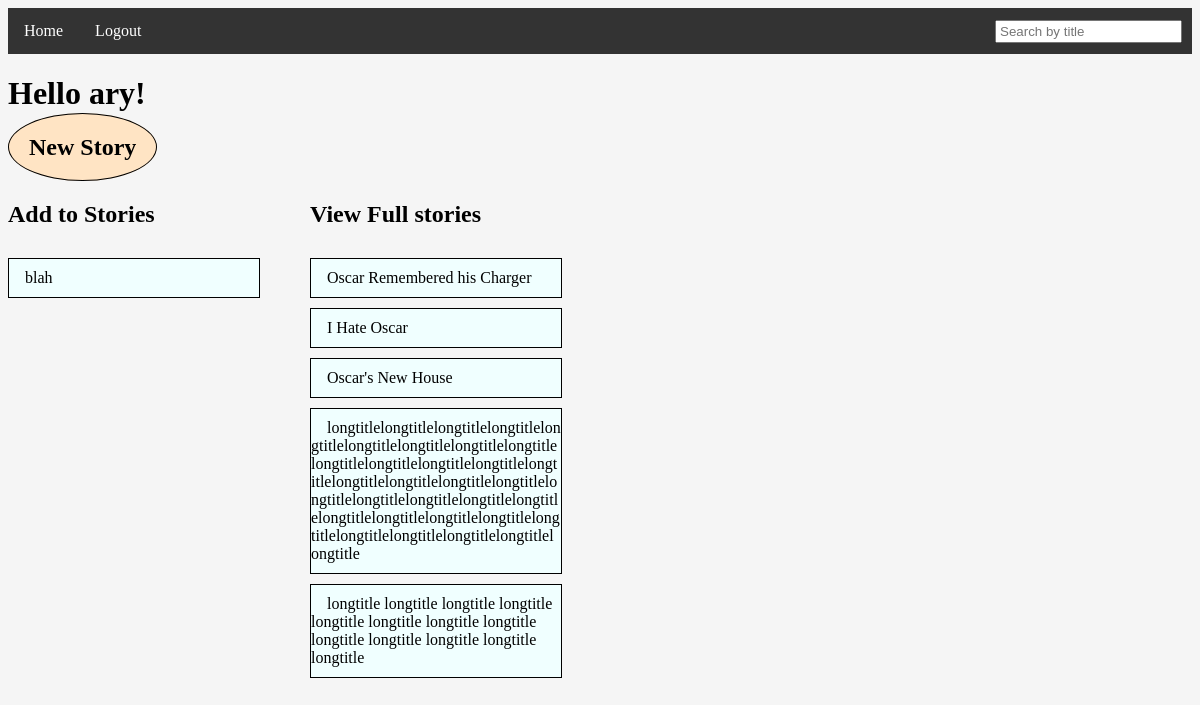
Screenshot of / (signed in) with the database file from the repository.
### tables this page shows
CREATE TABLE Users (ID INTEGER PRIMARY KEY AUTOINCREMENT, Username TEXT, Password TEXT);

CREATE TABLE Stories (ID INTEGER PRIMARY KEY AUTOINCREMENT, Title TEXT, FullStory TEXT, Latest_Update TEXT);

### __init__.py (the view)
@app.route('/', methods=['GET', 'POST'])
def landing():
    if logged_in():
        username = session['username']
        viewable_stories, editable_stories = db_builder.split_viewable_stories(username)
        filter=""
        if request.method == "POST":
            filter = request.form["search"]
            viewable_stories = [(id, title) for id, title in viewable_stories if filter.lower() in title.lower()]
            editable_stories = [(id, title) for id, title in editable_stories if filter.lower() in title.lower()]
        return render_template('index.html', username=username, viewable=viewable_stories, edtiable=editable_stories, search=filter)
    else:
        return render_template('intro.html')

### __init__.py (called while the page is built)
def logged_in():
    return session.get('username') is not None

### db_builder.py (called while the page is built)
def split_viewable_stories(username):
    db = sqlite3.connect(DB_FILE) #open if file exists, otherwise create
    c = db.cursor()               #facilitate db ops -- you will use cursor to trigger db events
    c.execute("SELECT ID FROM Stories")
    all_story_ids = set([entry[0] for entry in c.fetchall()])
    user_id = get_id(username)
    c.execute("SELECT StoryID FROM Contributions WHERE UserID=?", [user_id])
    contributed_story_id_set = set([entry[0] for entry in c.fetchall()])
    viewable_story_list = [(story_id, get_story_title_by_id(story_id)) for story_id in contributed_story_id_set]
    editable_story_list = [(story_id, get_story_title_by_id(story_id)) for story_id in all_story_ids.difference(contributed_story_id_set)]
    db.commit() #save changes
    db.close()  #close database
    return (viewable_story_list, editable_story_list)

def get_story_title_by_id(story_id):
    db = sqlite3.connect(DB_FILE)  # open if file exists, otherwise create
    c = db.cursor()
    c.execute("SELECT Title FROM Stories WHERE ID=?", [story_id])
    title = c.fetchone()[0]
    db.commit()
    db.close()
    return title

def get_id(username):
    db = sqlite3.connect(DB_FILE) #open if file exists, otherwise create
    c = db.cursor()               #facilitate db ops -- you will use cursor to trigger db events
    user_ID = None
    c.execute("SELECT ID FROM Users WHERE Username=?", [username])
    row = c.fetchone()
    if row is not None:
        user_ID = row[0]
    return user_ID

### templates/index.html (shortened to what this page needs)
<!DOCTYPE html>
<html lang="en" dir="ltr">
    <head>
        <link rel="stylesheet" href="{{ url_for('static', filename='styles/stylesheet.css') }}">
        <ul class="nav">
            <li class="nav"><a class="nav" href="/">Home</a></li>
            <li class="nav"><a class="nav" href="/logout">Logout</a></li>
            <li class="search">
                <form action="/" method="post">
                    <input class="search" type="text" name="search" placeholder="Search by title" value="{{ search }}">
                </form>
            </li>
        </ul>
    </head>
    <body>
        <h1>Hello {{username}}!</h1>
        <h2><a class="newstory" href="/new">New Story</a></h2>
        <div class="story" style="padding-right: 50px;">
            <h2>Add to Stories</h2>
            <ul class="story">
                {%for id, title in edtiable%}
                    <li class="story"><a class="story" href="/{{id}}/edit">{{title}}</a></li>
                {%endfor%}
            </ul>
        </div>
        <div class="story">
            <h2>View Full stories</h2>
            <ul class="story">
                {%for id, title in viewable%}
                    <li class="story"><a class="story" href="/{{id}}">{{title}}</a></li>
                {%endfor%}
            </ul>
        </div>
    </body>
</html>

### static/styles/stylesheet.css (style rules this page uses)
body { background-color: #f5f5f5; }
ul.nav { list-style-type: none; margin: 0; padding: 0; overflow: hidden; background-color: #333; }
li.nav { float: left; }
li a.nav { display: block; color: white; text-align: center; padding: 14px 16px; text-decoration: none; }
ul.story { list-style-type: none; margin: 0; padding: 0; overflow: hidden; }
li.story { border: 1px solid black; padding: 10px 0px; float: none; background-color: azure; margin-top: 10px; width: 250px; overflow-wrap: break-word; word-wrap: break-word; }
li a.story { padding: 14px 16px; color: black; text-decoration: none; size: fit-content; }
li.search { float:right; margin-right: 10px; }
input.search { padding: 2px 3px; text-decoration: none; margin-top: 12px; }
div.story { float:left; }
.newstory { color: black; text-decoration: none; size: fit-content; border: 1px solid black; border-radius: 80%; padding: 20px; background-color: bisque; }

### rows the page displays
Users: Username "ary"
Stories: Title "blah"
Stories: Title "Oscar Remembered his Charger"
Stories: Title "I Hate Oscar"
Stories: Title "Oscar's New House"
Stories: Title "longtitlelongtitlelongtitlelongtitlelongtitlelongtitlelongtitlelongtitlelongtitlelongtitlelongtitlelongtitlelongtitlelongtitlelongtitlelongtitlelongtitlelongtitlelongtitlelongtitlelongtitlelongtitlelongtitlelongtitlelongtitlelongtitlelongtitlelongtitlelongtitlelongtitlelongtitlelongtitlelongtitle"
Stories: Title "longtitle longtitle longtitle longtitle longtitle longtitle longtitle longtitle longtitle longtitle longtitle longtitle longtitle"
